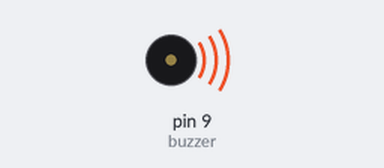
A sketch run on a simulated Arduino Uno, built with avr-gcc and run on an emulated ATmega328P. Parts: buzzer (waves = sounding, pin HIGH).

Above: at 0.2 s.
Timing chart, 0 to 3.0 s (numbered marks = the images above):
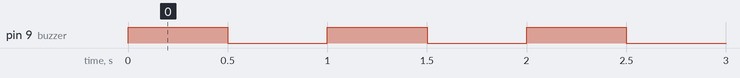

Measured:
- by itself, pin 9 (buzzer): alternates HIGH for 0.50 s and LOW for 0.50 s

The sketch:

ActiveBuzzer.ino
```cpp
const int buzzer = 9;

void setup(){
    pinMode(buzzer, OUTPUT);
    Serial.begin(9600);
    //delay(1000);
}

void loop(){
    digitalWrite(buzzer, 1);
    delay(500); //หน่วงเวลา 0.5 วินาที
    digitalWrite(buzzer, 0);
    delay(500); //หน่วงเวลา 0.5 วินาที
}
```
